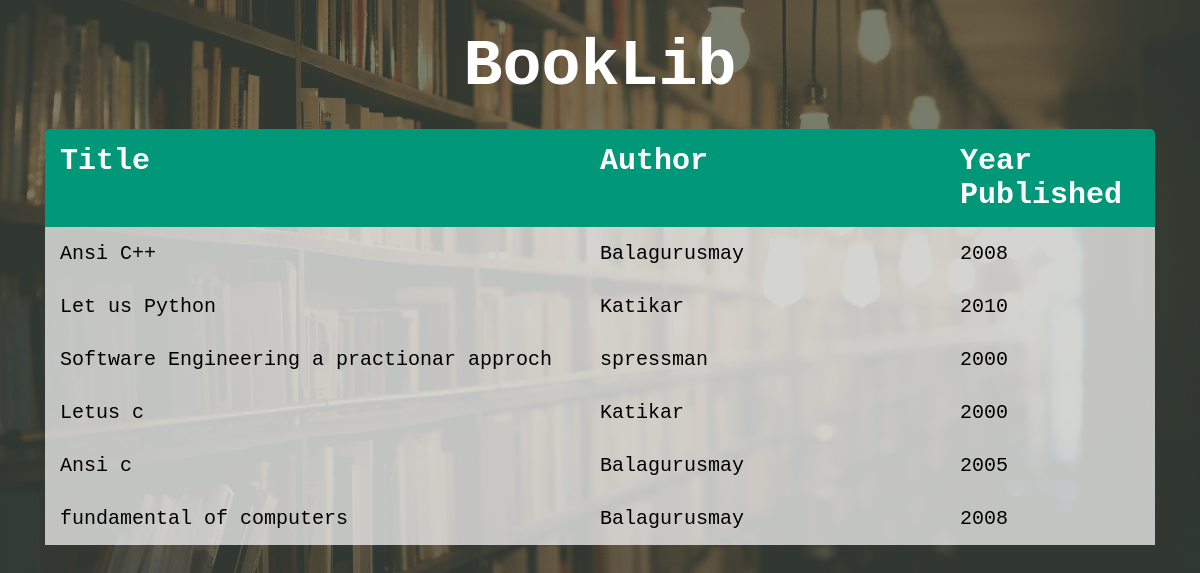
The page / on the database its author committed.
### library/models.py (models this page shows)
class Book(models.Model):
    title=models.CharField(max_length=200)
    release_year=models.IntegerField()
    author=models.ForeignKey(Author,on_delete=models.CASCADE)

class Author(models.Model):
    name=models.CharField(max_length=200)
    def __str__(self):
        return self.name

### library/views.py (the view)
# urls.py: 2. Add a URL to urlpatterns:  path('', views.home, name='home')
def home(request):
    books=Book.objects.all()
    return render(request,'library/home.html',{"books":books})

### library/templates/library/home.html (shortened to what this page needs)
<!DOCTYPE html>
<html lang="en">
  <head>
    <link rel="stylesheet" href="/static/library/home.css" />
  </head>
  <body>
    <div class="page">
      <h1>BookLib</h1>
      <div class="content">
        <ul>
          <div class="title">
            <li>Title</li>
            <li>Author</li>
            <li>Year Published</li>
          </div>
          {% for book in books %}
            <div class="data">
              <li>{{ book.title }}</li>
              <li>{{ book.author }}</li>
              <li>{{ book.release_year }}</li>
            </div>
          {% endfor %}
        </ul>
      </div>
    </div>
  </body>
</html>

### library/static/library/home.css (style rules this page uses)
* { margin: 0; padding: 0; box-sizing: border-box; }
body { height: 100vh; font-family: monospace; background-image: url("home_bg.jpg"); background-position: center; background-repeat: no-repeat; background-size: cover; color: white; display: flex; flex-direction: column; align-items: center; }
h1 { font-size: 65px; margin-bottom: 25px; text-align: center; }
li { list-style: none; }
.page { background-color: rgba(50, 57, 34, 0.65); width: 100vw; height: 100vh; padding: 30px 45px; }
.content ul { display: flex; flex-direction: column; }
.title { background-color: #009879; color: white; border-top-left-radius: 5px; border-top-right-radius: 5px; }
.title li { font-weight: 900; font-size: 30px; }
.title, .data { padding: 15px; display: grid; grid-template-columns: 3fr 2fr 1fr; place-content: center; }
.data { color: black; background-color: rgba(243, 243, 243, 0.75); transition: all 0.25s ease-in-out; }
.data li { font-size: 20px; }

### rows shown on the page
Book: title "Ansi C++", author "Balagurusmay", release_year "2008"
Book: title "Let us Python", author "Katikar", release_year "2010"
Book: title "Software Engineering a practionar approch", author "spressman", release_year "2000"
Book: title "Letus c", author "Katikar", release_year "2000"
Book: title "Ansi c", author "Balagurusmay", release_year "2005"
Book: title "fundamental of computers", author "Balagurusmay", release_year "2008"
